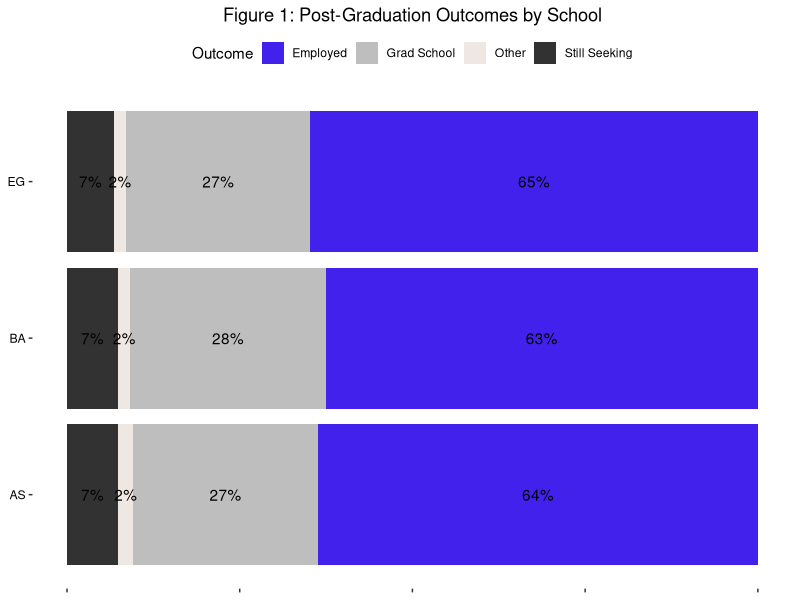
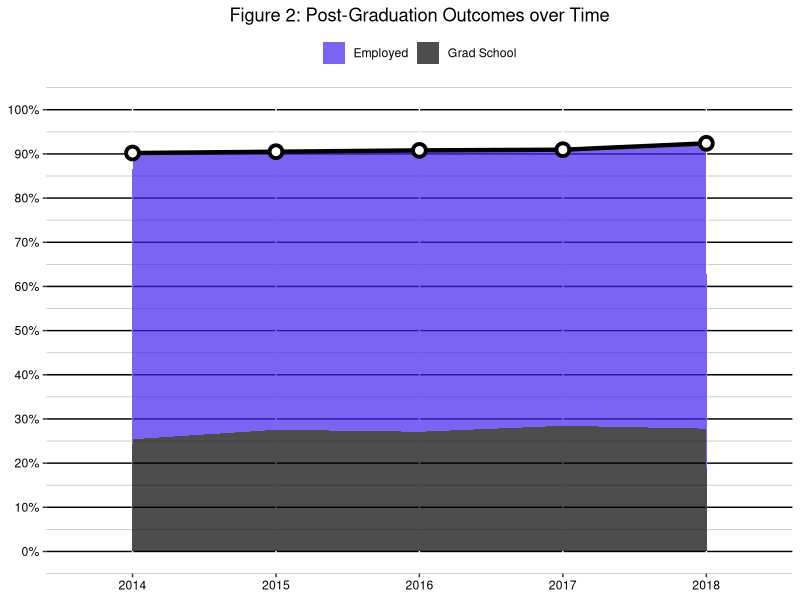
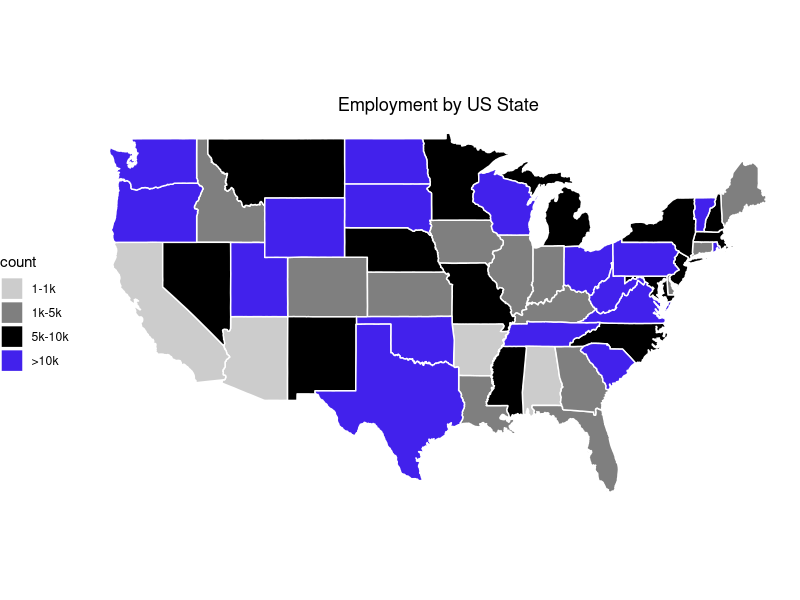
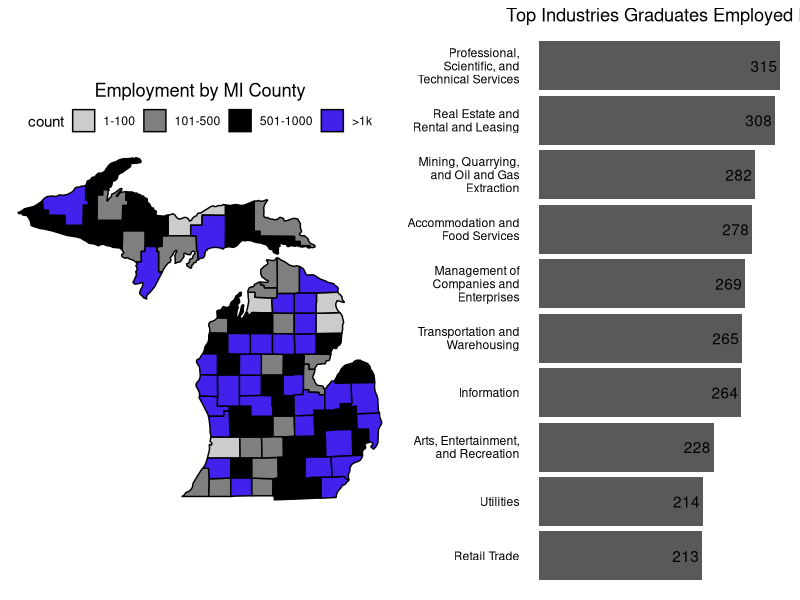
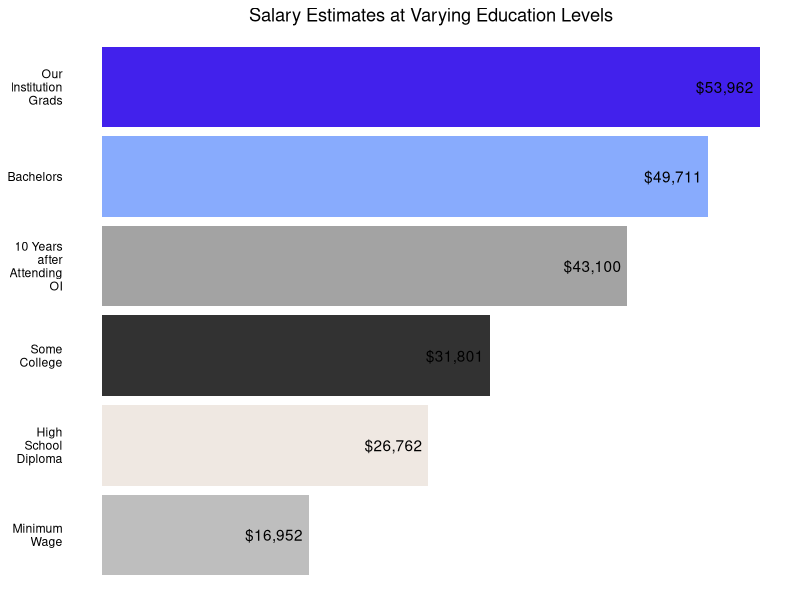
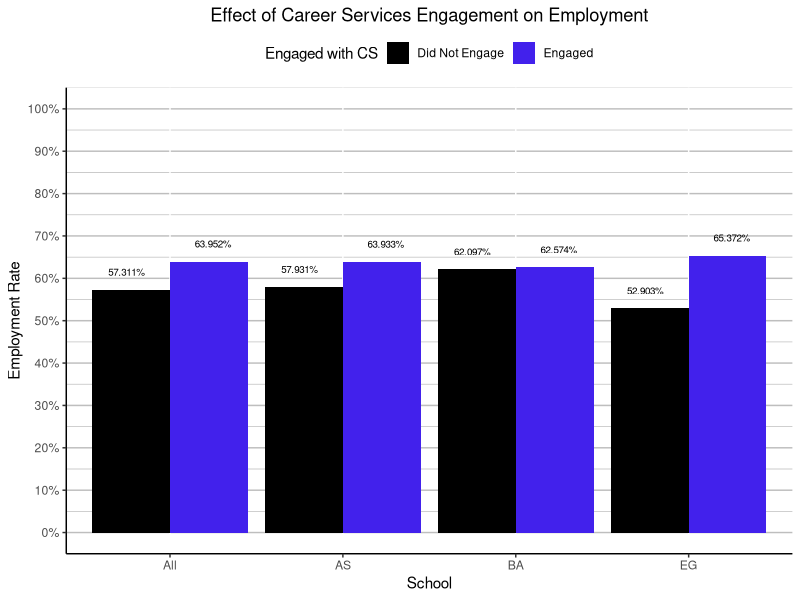
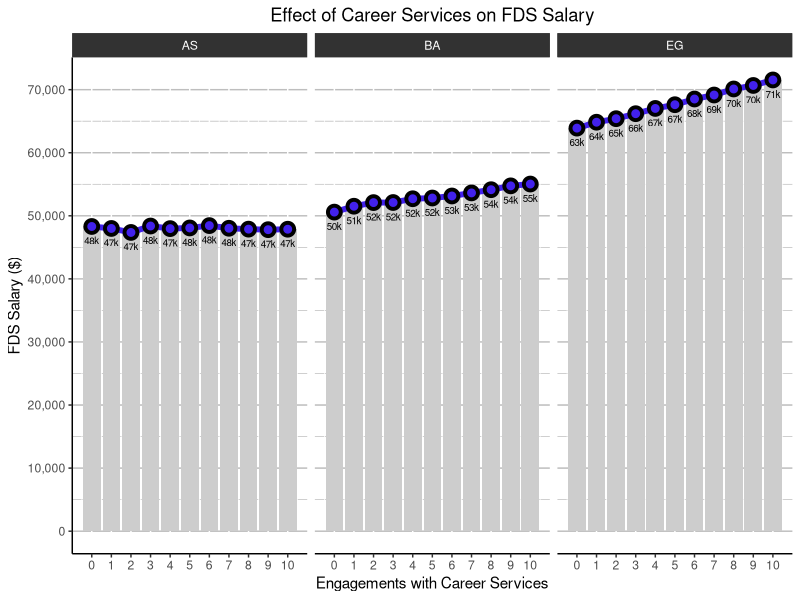

Recreate these plots in R, in order.
## ---- chunk 1
#bootstrap themes: https://bootswatch.com/united/

knitr::opts_chunk$set(echo = TRUE,message=FALSE,warning=FALSE)
options(scipen=999) # avoid scientifit notation
library(dplyr)
library(tidyr)
library(ggplot2)
library(scales)
library(stringr)

# include geospatial plotting!
# learning resource and inspiration
# http://eriqande.github.io/rep-res-web/lectures/making-maps-with-R.html
library(maps)
library(gridExtra)
oi_colors <- c("gray","#EFE8E2","#323232","#a3a3a3","#88abfd","#4221ec")

roi_df <- data.frame(
  income_source = c("Minimum Wage",
                    "High School Diploma",
                    "Some College",
                    "10 Years after Attending OI",
                    "Bachelors"),
  amount = c(8.15*40*52, # source: Department of Labor Statistics
             26762, # source: https://factfinder.census.gov/faces/tableservices/jsf/pages/productview.xhtml?src=CF
             31801, # source: Census.gov ^
             43100, # source: college scorecard
             49711) # source: Census.gov ^
,stringsAsFactors = FALSE)

industry_df <- read.csv("datasets/industry_df.csv",
                        stringsAsFactors = FALSE)

air_df <- read.csv("datasets/air_df.csv",
                   stringsAsFactors = FALSE)

air_df <- air_df %>%
  rename(admit_type = ATYP) %>%
  mutate(
    school_recode = recode(school,
           "AS" = "Arts and Sciences",
           "BA" = "Business",
           "EG" = "Engineering and Computer Science"),
    year = substr(term_code,1,4),
    term_type = 
      ifelse(
        substr(term_code,5,6)=="10",
        "Winter",
        "Fall"),
    term_desc = 
      ifelse(
        substr(term_code,5,6)=="10",
        paste("Winter",substr(term_code,1,4),sep=" "),
        paste("Fall",substr(term_code,1,4),sep=" ")),
    career_use_bin = ifelse(career_use>0,"Engaged","Did Not Engage"), #use case_when instead?
    pg_outcome_bin = case_when(post_grad_outcome %in% 
                                 c("Employed","Grad School") ~ TRUE
                               ,post_grad_outcome %in% 
                                 c("Still Seeking","Other") ~ FALSE
                               )
    ) %>%
  left_join(industry_df,
            by="student_id") %>%
    select(-student_id)

## ---- chunk 2
air_df %>%
  group_by(post_grad_outcome) %>%
  rename(Outcome = post_grad_outcome) %>%
  summarise(Count=n()) %>%
  mutate(Percent=percent(Count/sum(Count)))

ggplot(air_df %>% 
         group_by(post_grad_outcome,school) %>%
         rename(Outcome = post_grad_outcome) %>%
         summarise(Count=n()) %>% 
         group_by(school) %>% 
         mutate(pct = Count/sum(Count))
       ,aes(x=school,y=pct,fill=Outcome)) +
  geom_col() +
  geom_text(aes(label=percent(pct,accuracy = 1),y=pct,group=Outcome),position = position_stack(.5)) +
  coord_flip() +
  scale_fill_manual(values=c(oi_colors[length(oi_colors)],oi_colors)) + 
  ggtitle("Figure 1: Post-Graduation Outcomes by School") + 
  theme(panel.background = element_blank(),
       panel.grid.major = element_blank(),
       axis.line.x   = element_blank(),
       axis.text.x = element_blank(),
       axis.line.y   = element_blank(),
       axis.title = element_blank(),
       axis.text.y = element_text(color='black'),
       legend.position="top",
       plot.title = element_text(hjust = 0.5))
## ---- chunk 3

ggplot(
air_df %>%
         group_by(year) %>%
         count(pg_outcome_bin) %>%
  mutate(pct = n/sum(n)) %>%
  filter(pg_outcome_bin==TRUE,year!=2013)
,aes(x=year,y=pct,group=1)) +
  geom_area(aes(x=year,y=pct,group=post_grad_outcome,fill=post_grad_outcome),data=(air_df %>%
    group_by(year,post_grad_outcome) %>%
    count(pg_outcome_bin) %>% group_by(year) %>%
    mutate(pct = n/sum(n)) %>%
    filter(pg_outcome_bin==TRUE,year!=2013)),alpha=.7) +
  geom_line(size=1.5) +
  geom_point(size=3,color="black",fill = "white",stroke=2,shape=21) +
  scale_y_continuous(breaks = seq(0,1,.1),
                     labels = scales::percent(seq(0,1,.1))
                     ,limits = c(0,1)
                     ) +
  scale_fill_manual(values=c(oi_colors[length(oi_colors)],'black')) + 
  ggtitle("Figure 2: Post-Graduation Outcomes over Time") + 
  theme(panel.background = element_blank(),
       panel.grid.major.y = element_line(color = 'black'),
       panel.grid.minor.y = element_line(color = 'gray'),
       axis.line.x   = element_blank(),
       axis.text.x = element_text(color='black'),
       axis.line.y   = element_blank(),
       axis.title = element_blank(),
       axis.text.y = element_text(color='black'),
       legend.title = element_blank(),
       legend.position="top",
       plot.title = element_text(hjust = 0.5))

## ---- chunk 4

#note: I am creating dummy data on the fly for counts by region
states <- map_data("state")
states <- states %>%
  mutate(count = cut(1:nrow(states), #dummy data
                     c(-Inf,0, 1000, 5000, 10000, Inf),
                     labels=c("0","1-1k","1k-5k",'5k-10k','>10k')))

ggplot(data = states) + 
  geom_polygon(aes(x = long, y = lat, fill = count, group = group), color = "white") + 
  coord_fixed(1.3) +
  scale_fill_manual(values=c('gray80','gray50','black',oi_colors[length(oi_colors)])) +
  ggtitle("Employment by US State") +
  theme_void() +
  theme(legend.position = "left",
        plot.title = element_text(hjust = 0.5))


counties <- map_data("county")
counties <- subset(counties, region %in% c( "michigan"))

counties <- counties %>%
  mutate(count = cut(1:nrow(counties),
                     c(0, 100, 500, 1000, Inf),
                     labels=c("1-100","101-500",'501-1000','>1k')))

g1 <- ggplot(data = counties) + 
  geom_polygon(aes(x = long, y = lat, fill = count, group = group), color = "black") + 
  coord_fixed(1.3) +
  scale_fill_manual(values=c('gray80','gray50','black',oi_colors[length(oi_colors)])) +
  ggtitle("Employment by MI County") +
  theme_void() +
  theme(legend.position = "top",
        plot.title = element_text(hjust = 0.5,vjust = 3))


g2 <- ggplot(air_df %>%
         filter(!is.na(industry)) %>%
         count(industry) %>%
         arrange(n) %>%
         slice(1:10) %>%
         mutate(industry = factor(industry,levels=industry))
  ,aes(x=industry,y=n)) +
  geom_col() +
  coord_flip() +
  scale_x_discrete(labels = function(x) stringr::str_wrap(x,width=20)) +
  geom_text(aes(label=n),hjust=1.1 ) +
  scale_fill_manual(values=oi_colors) + 
  ggtitle("Top Industries Graduates Employed In") +
  theme(panel.background = element_blank(),
      legend.position = "none",
      axis.line.x   = element_blank(),
      axis.text.x = element_blank(),
      axis.line.y   = element_blank(),
      axis.title = element_blank(),
      axis.text.y = element_text(color='black'),
      axis.ticks = element_blank(),
      plot.title = element_text(hjust = 0.5))

grid.arrange(g1,g2,nrow=1)

## ---- chunk 5
knitr::kable(
air_df %>%
  filter(!is.na(salary)) %>%
  summarise(Count = n(),
            Median = median(salary)) %>%
  mutate(school="All") %>%
  bind_rows(air_df %>%
    filter(!is.na(salary)) %>%
    group_by(school) %>%
    summarise(Count = n(),
              Median = median(salary))) %>%
  select(school,everything()) %>%
  mutate(Median = scales::dollar(Median))
,caption="Table 2: Median annual salary by school.")

ggplot(roi_df %>% 
         bind_rows(air_df %>%
    summarise(income_source = "Our Institution Grads",
              amount = round(median(salary,na.rm=TRUE)))) %>%
      mutate(income_source = factor(income_source, levels = income_source))
  ,aes(x=income_source,y=amount,fill=income_source)) +
  geom_col() +
  coord_flip() +
    scale_x_discrete(labels = function(x) stringr::str_wrap(x,width=10)) +
  geom_text(aes(label=scales::dollar(amount)),hjust=1.1 ) +
  scale_fill_manual(values=oi_colors) + 
  ggtitle("Salary Estimates at Varying Education Levels") +
  theme(panel.background = element_blank(),
      legend.position = "none",
      axis.line.x   = element_blank(),
      axis.text.x = element_blank(),
      axis.line.y   = element_blank(),
      axis.title = element_blank(),
      axis.text.y = element_text(color='black'),
      axis.ticks = element_blank(),
      plot.title = element_text(hjust = 0.5))
## ---- chunk 6
cu_x_school_to_co_df <- air_df %>% 
  group_by(career_use_bin,school) %>%
  count(post_grad_outcome) %>%
  mutate(pct = n/sum(n)) %>%
  bind_rows(air_df %>% 
  group_by(career_use_bin) %>%
  count(post_grad_outcome) %>%
  mutate(pct = n/sum(n),
         school="All")) %>%
  filter(post_grad_outcome=="Employed")

ggplot(cu_x_school_to_co_df,
       aes(x=school,y=pct,fill=career_use_bin)) +
  geom_col(position="dodge") +
  geom_text(position = position_dodge(1), 
            vjust=-1.75,
            size = 2.5,
            aes(x = school,
                y = pct,
                group = career_use_bin,
                label=scales::percent(pct))) +
  labs(title = "Effect of Career Services Engagement on Employment",
       x="School",
       y="Employment Rate",
       fill = "Engaged with CS") + 
  scale_y_continuous(breaks=seq(0,1,0.1),limits = 0:1,
                     labels=scales::percent) +
  scale_fill_manual(values=c('black',oi_colors[length(oi_colors)])) + 
  theme(panel.background = element_blank(),
        legend.position = "top",
        panel.grid.major.y = element_line(color="gray"),
        panel.grid.minor.y=element_line(color="gray"),
        axis.line   = element_line(colour="black"),
        plot.title = element_text(hjust = 0.5))

cu_x_school_to_sal_df <- air_df %>% 
  group_by(career_use,school) %>% 
  summarise(gpa_mean = mean(gpa),
            salary_median = median(salary,na.rm = TRUE))

ggplot(cu_x_school_to_sal_df,
       aes(x=career_use,y=salary_median)) +
  facet_grid(~school) +
  geom_col(fill="#cdcdcd") +
  geom_line(size=2,colour=oi_colors[length(oi_colors)]) +
  geom_point(size=3,color="black",fill = oi_colors[length(oi_colors)],stroke=2,shape=21) +
  geom_text(position = position_dodge(width = .7),
            vjust=2.25,
            size = 2.5,
            aes(x = career_use,
                y = salary_median,
                # group = p_outcome,
                label=paste0(substr(salary_median,1,2),"k"))) +
  labs(title = "Effect of Career Services on FDS Salary",
       x="Engagements with Career Services",
       y="FDS Salary ($)",
       fill = NULL) + 
  scale_y_continuous(breaks=seq(0,max(cu_x_school_to_sal_df$salary_median),10000),
                     labels=format(
                       seq(0,max(cu_x_school_to_sal_df$salary_median),10000),big.mark = ","),
                     minor_breaks = seq(0, max(cu_x_school_to_sal_df$salary_median),5000)) +
  scale_x_continuous(breaks=0:max(cu_x_school_to_sal_df$career_use)) +
  theme(panel.background = element_blank(),
        panel.grid.major.y = element_line(color="gray"),
        panel.grid.minor.y=element_line(color="gray"),
        axis.line   = element_line(colour="black"),
        strip.background = element_rect(colour="#323232", fill='#323232'),
        strip.text = element_text(color="white"),
        plot.title = element_text(hjust = 0.5))

## ---- chunk 7

stat_test <- summary(
lm(salary ~ career_use,
   data=air_df %>% filter(post_grad_outcome=="Employed"))
)

knitr::kable(data.frame(stat_test$r.squared),align="l")
knitr::kable(data.frame(stat_test$coefficients) %>%
               tibble::rownames_to_column("Variable") %>%
  mutate(Pr...t.. = format.pval(Pr...t..,eps=.001)) %>%
  rename("P Value" = Pr...t..))
## ---- chunk 8
stat_test2 <- summary(
lm(salary ~ career_use + school,
   data=air_df %>% filter(post_grad_outcome=="Employed"))
)

knitr::kable(data.frame(stat_test2$r.squared),align="l")
knitr::kable(data.frame(stat_test2$coefficients) %>%
               tibble::rownames_to_column("Variable") %>%
  mutate(Pr...t.. = format.pval(Pr...t..,eps=.001)) %>%
  rename("P Value" = Pr...t..))
## ---- chunk 9

stat_test3 <- summary(
lm(salary ~ career_use * school,
   data=air_df %>% filter(post_grad_outcome=="Employed"))
)

knitr::kable(data.frame(stat_test3$r.squared),align="l")
knitr::kable(data.frame(stat_test3$coefficients) %>%
               tibble::rownames_to_column("Variable") %>%
  mutate(Pr...t.. = format.pval(Pr...t..,eps=.001)) %>%
  rename("P Value" = Pr...t..))

